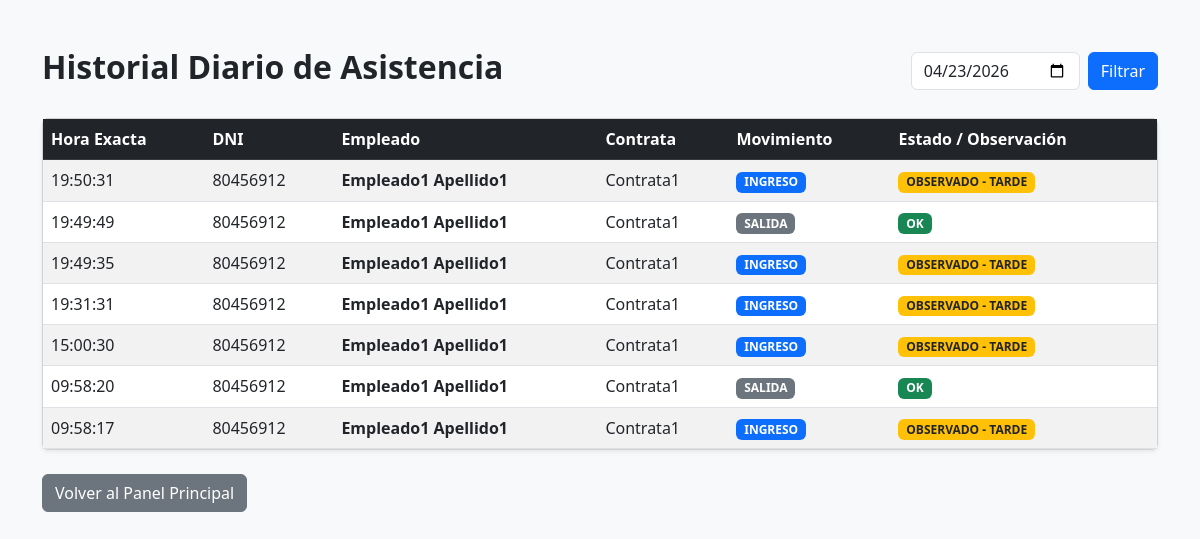
Screenshot of /asistencia_log (signed in) with the database file from the repository.
### tables this page shows
CREATE TABLE registros (
            id INTEGER PRIMARY KEY AUTOINCREMENT,
            dni_empleado TEXT NOT NULL,
            tipo_movimiento TEXT NOT NULL, -- 'INGRESO' o 'SALIDA'
            fecha_hora DATETIME DEFAULT CURRENT_TIMESTAMP,
            estado TEXT, -- 'OK' o 'OBSERVADO'
            FOREIGN KEY(dni_empleado) REFERENCES empleados(dni)
        );

CREATE TABLE empleados (
            dni TEXT PRIMARY KEY,
            nombre TEXT NOT NULL,
            apellido TEXT NOT NULL,
            contrata TEXT NOT NULL,
            supervisor_id INTEGER,
            FOREIGN KEY(supervisor_id) REFERENCES supervisores(id)
        );

### app.py (the view)
@app.route('/asistencia_log')
def asistencia_log():
    if 'usuario' not in session or session['rol'] != 'maestro': return redirect(url_for('panel'))
    fecha_filtro = request.args.get('fecha', get_peru_time().strftime('%Y-%m-%d'))
    conn = get_db_connection()
    registros = conn.execute('''
        SELECT r.fecha_hora, e.nombre, e.apellido, e.dni, e.contrata, r.tipo_movimiento, r.estado
        FROM registros r
        JOIN empleados e ON r.dni_empleado = e.dni
        WHERE date(r.fecha_hora) = ?
        ORDER BY r.fecha_hora DESC
    ''', (fecha_filtro,)).fetchall()
    conn.close()
    return render_template('asistencia_log.html', registros=registros, fecha_sel=fecha_filtro)

### app.py (called while the page is built)
def get_db_connection():
    conn = sqlite3.connect('asistencia.db')
    conn.row_factory = sqlite3.Row
    return conn

def get_peru_time():
    return datetime.now()

### templates/asistencia_log.html (shortened to what this page needs)
<!DOCTYPE html>
<html lang="es">
<head>
    <link href="https://cdn.jsdelivr.net/npm/bootstrap@5.3.0/dist/css/bootstrap.min.css" rel="stylesheet">
</head>
<body class="bg-light">
    <div class="container mt-5">
        <div class="d-flex justify-content-between align-items-center mb-4">
            <h2 class="fw-bold">Historial Diario de Asistencia</h2>
            <form class="d-flex gap-2">
                <input type="date" name="fecha" class="form-control" value="{{ fecha_sel }}">
                <button type="submit" class="btn btn-primary">Filtrar</button>
            </form>
        </div>
        <div class="card shadow-sm">
            <div class="table-responsive">
                <table class="table table-striped align-middle mb-0">
                    <thead class="table-dark">
                        <tr>
                            <th>Hora Exacta</th>
                            <th>DNI</th>
                            <th>Empleado</th>
                            <th>Contrata</th>
                            <th>Movimiento</th>
                            <th>Estado / Observación</th>
                        </tr>
                    </thead>
                    <tbody>
                        {% for r in registros %}
                        <tr>
                            <td>{{ r['fecha_hora'].split(' ')[1] }}</td>
                            <td>{{ r['dni'] }}</td>
                            <td class="fw-bold">{{ r['nombre'] }} {{ r['apellido'] }}</td>
                            <td>{{ r['contrata'] }}</td>
                            <td>
                                <span class="badge {% if r['tipo_movimiento'] == 'INGRESO' %}bg-primary{% else %}bg-secondary{% endif %}">
                                    {{ r['tipo_movimiento'] }}
                                </span>
                            </td>
                            <td>
                                <span class="badge {% if r['estado'] == 'OK' %}bg-success{% else %}bg-warning text-dark{% endif %}">
                                    {{ r['estado'] }}
                                </span>
                            </td>
                        </tr>
                        {% else %}
                        <tr><td colspan="6" class="text-center py-5 text-muted">No hay registros para la fecha seleccionada.</td></tr>
                        {% endfor %}
                    </tbody>
                </table>
            </div>
        </div>
        <a href="/panel" class="btn btn-secondary mt-4">Volver al Panel Principal</a>
    </div>
</body>
</html>

### rows the page displays
registros: fecha_hora "19:50:31", dni "80456912", nombre "Empleado1", apellido "Apellido1", contrata "Contrata1", tipo_movimiento "INGRESO", estado "OBSERVADO - TARDE"
registros: fecha_hora "19:49:49", dni "80456912", nombre "Empleado1", apellido "Apellido1", contrata "Contrata1", tipo_movimiento "SALIDA", estado "OK"
registros: fecha_hora "19:49:35", dni "80456912", nombre "Empleado1", apellido "Apellido1", contrata "Contrata1", tipo_movimiento "INGRESO", estado "OBSERVADO - TARDE"
registros: fecha_hora "19:31:31", dni "80456912", nombre "Empleado1", apellido "Apellido1", contrata "Contrata1", tipo_movimiento "INGRESO", estado "OBSERVADO - TARDE"
registros: fecha_hora "15:00:30", dni "80456912", nombre "Empleado1", apellido "Apellido1", contrata "Contrata1", tipo_movimiento "INGRESO", estado "OBSERVADO - TARDE"
registros: fecha_hora "09:58:20", dni "80456912", nombre "Empleado1", apellido "Apellido1", contrata "Contrata1", tipo_movimiento "SALIDA", estado "OK"
registros: fecha_hora "09:58:17", dni "80456912", nombre "Empleado1", apellido "Apellido1", contrata "Contrata1", tipo_movimiento "INGRESO", estado "OBSERVADO - TARDE"
